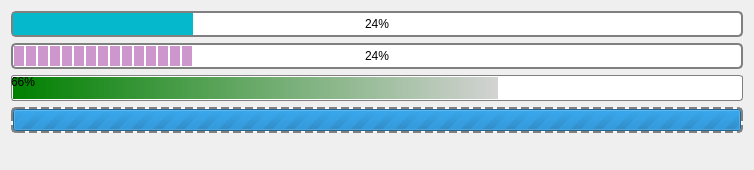
<?xml version="1.0" encoding="UTF-8"?>
<ui version="4.0">
 <class>Form</class>
 <widget class="QWidget" name="Form">
  <property name="geometry">
   <rect>
    <x>0</x>
    <y>0</y>
    <width>326</width>
    <height>170</height>
   </rect>
  </property>
  <property name="windowTitle">
   <string>Form</string>
  </property>
  <layout class="QVBoxLayout" name="verticalLayout">
   <item>
    <widget class="QProgressBar" name="progressBar">
     <property name="styleSheet">
      <string notr="true"> QProgressBar {
             border: 2px solid grey;
             border-radius: 5px;
         }

         QProgressBar::chunk {
             background-color: #05B8CC;
             width: 20px;
         }

 QProgressBar {
         border: 2px solid grey;
         border-radius: 5px;
         text-align: center;
     }</string>
     </property>
     <property name="value">
      <number>24</number>
     </property>
    </widget>
   </item>
   <item>
    <widget class="QProgressBar" name="progressBar_2">
     <property name="styleSheet">
      <string notr="true">   QProgressBar::chunk {
         background-color: #CD96CD;
         width: 10px;
         margin: 0.5px;
     }

     QProgressBar {
         border: 2px solid grey;
         border-radius: 5px;
         text-align: center;
     }</string>
     </property>
     <property name="value">
      <number>24</number>
     </property>
    </widget>
   </item>
   <item>
    <widget class="QProgressBar" name="progressBar_3">
     <property name="styleSheet">
      <string notr="true">QProgressBar:horizontal {border: 1px solid gray; border-radius: 3px; background: white; padding: 1px; }
	QProgressBar::chunk:horizontal { background: qlineargradient(x1: 0, y1: 0.5, x2: 1, y2: 0.5, stop: 0 green, stop: 1  lightgrey);}</string>
     </property>
     <property name="minimum">
      <number>25</number>
     </property>
     <property name="maximum">
      <number>100</number>
     </property>
     <property name="value">
      <number>75</number>
     </property>
    </widget>
   </item>
   <item>
    <widget class="QProgressBar" name="progressBar_4">
     <property name="styleSheet">
      <string notr="true">

         QProgressBar::chunk {
background:
qlineargradient(spread:pad, x1:0, y1:0, x2:1, y2:0, 
stop:0 rgba(0, 0, 0,0), stop:0.5 rgba(235, 148, 61, 255), stop:1 rgba(0, 0, 0, 0))   ;         

  width: 100px;

         }

 QProgressBar {
         border: 2px dashed grey;
         border-radius: 5px;
     }</string>
     </property>
     <property name="minimum">
      <number>0</number>
     </property>
     <property name="maximum">
      <number>0</number>
     </property>
     <property name="value">
      <number>-1</number>
     </property>
    </widget>
   </item>
   <item>
    <spacer name="verticalSpacer">
     <property name="orientation">
      <enum>Qt::Vertical</enum>
     </property>
     <property name="sizeHint" stdset="0">
      <size>
       <width>20</width>
       <height>41</height>
      </size>
     </property>
    </spacer>
   </item>
  </layout>
 </widget>
 <resources/>
 <connections/>
</ui>
